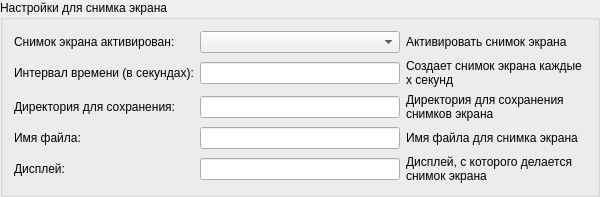
             <widget class="QGroupBox" name="groupBox_12">
              <property name="title">
               <string>Настройки для снимка экрана</string>
              </property>
              <property name="flat">
               <bool>true</bool>
              </property>
              <layout class="QGridLayout" name="gridLayout_13">
               <item row="0" column="0">
                <layout class="QGridLayout" name="gridLayout_12">
                 <item row="0" column="0">
                  <widget class="QLabel" name="label_79">
                   <property name="minimumSize">
                    <size>
                     <width>180</width>
                     <height>0</height>
                    </size>
                   </property>
                   <property name="text">
                    <string>Снимок экрана активирован:</string>
                   </property>
                  </widget>
                 </item>
                 <item row="0" column="2">
                  <widget class="QLabel" name="label_80">
                   <property name="minimumSize">
                    <size>
                     <width>180</width>
                     <height>0</height>
                    </size>
                   </property>
                   <property name="text">
                    <string>Активировать снимок экрана</string>
                   </property>
                   <property name="wordWrap">
                    <bool>true</bool>
                   </property>
                  </widget>
                 </item>
                 <item row="1" column="0">
                  <widget class="QLabel" name="label_82">
                   <property name="minimumSize">
                    <size>
                     <width>180</width>
                     <height>0</height>
                    </size>
                   </property>
                   <property name="text">
                    <string>Интервал времени (в секундах):</string>
                   </property>
                  </widget>
                 </item>
                 <item row="1" column="1">
                  <widget class="QLineEdit" name="lineEdit_16">
                   <property name="minimumSize">
                    <size>
                     <width>200</width>
                     <height>0</height>
                    </size>
                   </property>
                   <property name="maximumSize">
                    <size>
                     <width>350</width>
                     <height>16777215</height>
                    </size>
                   </property>
                  </widget>
                 </item>
                 <item row="1" column="2">
                  <widget class="QLabel" name="label_81">
                   <property name="minimumSize">
                    <size>
                     <width>180</width>
                     <height>0</height>
                    </size>
                   </property>
                   <property name="text">
                    <string>Создает снимок экрана каждые х секунд</string>
                   </property>
                   <property name="wordWrap">
                    <bool>true</bool>
                   </property>
                  </widget>
                 </item>
                 <item row="2" column="0">
                  <widget class="QLabel" name="label_83">
                   <property name="minimumSize">
                    <size>
                     <width>180</width>
                     <height>0</height>
                    </size>
                   </property>
                   <property name="text">
                    <string>Директория для сохранения:</string>
                   </property>
                  </widget>
                 </item>
                 <item row="2" column="1">
                  <widget class="QLineEdit" name="lineEdit_17">
                   <property name="minimumSize">
                    <size>
                     <width>200</width>
                     <height>0</height>
                    </size>
                   </property>
                   <property name="maximumSize">
                    <size>
                     <width>350</width>
                     <height>16777215</height>
                    </size>
                   </property>
                  </widget>
                 </item>
                 <item row="2" column="2">
                  <widget class="QLabel" name="label_84">
                   <property name="minimumSize">
                    <size>
                     <width>180</width>
                     <height>0</height>
                    </size>
                   </property>
                   <property name="text">
                    <string>Директория для сохранения снимков экрана</string>
                   </property>
                   <property name="wordWrap">
                    <bool>true</bool>
                   </property>
                  </widget>
                 </item>
                 <item row="3" column="0">
                  <widget class="QLabel" name="label_86">
                   <property name="minimumSize">
                    <size>
                     <width>180</width>
                     <height>0</height>
                    </size>
                   </property>
                   <property name="text">
                    <string>Имя файла:</string>
                   </property>
                  </widget>
                 </item>
                 <item row="3" column="1">
                  <widget class="QLineEdit" name="lineEdit_19">
                   <property name="minimumSize">
                    <size>
                     <width>200</width>
                     <height>0</height>
                    </size>
                   </property>
                   <property name="maximumSize">
                    <size>
                     <width>350</width>
                     <height>16777215</height>
                    </size>
                   </property>
                  </widget>
                 </item>
                 <item row="3" column="2">
                  <widget class="QLabel" name="label_88">
                   <property name="minimumSize">
                    <size>
                     <width>180</width>
                     <height>0</height>
                    </size>
                   </property>
                   <property name="text">
                    <string>Имя файла для снимка экрана</string>
                   </property>
                   <property name="wordWrap">
                    <bool>true</bool>
                   </property>
                  </widget>
                 </item>
                 <item row="4" column="0">
                  <widget class="QLabel" name="label_87">
                   <property name="minimumSize">
                    <size>
                     <width>180</width>
                     <height>0</height>
                    </size>
                   </property>
                   <property name="text">
                    <string>Дисплей:</string>
                   </property>
                  </widget>
                 </item>
                 <item row="4" column="1">
                  <widget class="QLineEdit" name="lineEdit_18">
                   <property name="minimumSize">
                    <size>
                     <width>200</width>
                     <height>0</height>
                    </size>
                   </property>
                   <property name="maximumSize">
                    <size>
                     <width>350</width>
                     <height>16777215</height>
                    </size>
                   </property>
                  </widget>
                 </item>
                 <item row="4" column="2">
                  <widget class="QLabel" name="label_85">
                   <property name="minimumSize">
                    <size>
                     <width>180</width>
                     <height>0</height>
                    </size>
                   </property>
                   <property name="text">
                    <string>Дисплей, с которого делается снимок экрана</string>
                   </property>
                   <property name="wordWrap">
                    <bool>true</bool>
                   </property>
                  </widget>
                 </item>
                 <item row="0" column="1">
                  <widget class="QComboBox" name="comboBox_36">
                   <property name="maximumSize">
                    <size>
                     <width>350</width>
                     <height>16777215</height>
                    </size>
                   </property>
                  </widget>
                 </item>
                </layout>
               </item>
              </layout>
             </widget>
